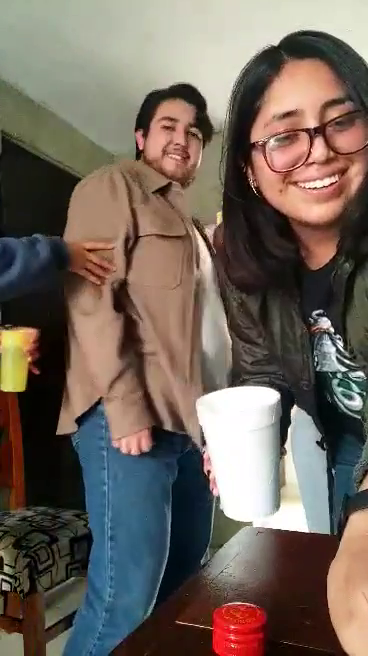
#> input picture frame 79 of VideoB.mp4, 368 x 656 px, given in place of video3.mp4, which was not available
$ python Prueba4.py
#> lines starting #> are read from the running program, lines starting #| are printed output that depends on the picture; after the words box and inside, x2 and y2 are one past the last pixel; in counts of white or black regions, pixels touching at a corner belong together; pictures that were not available may be replaced by others from this repository, and a replacement may not be noted
#> in main, frame is the input picture: shape (656, 368, 3); mean B, G, R 90.9, 100.4, 112.1
import cv2
import numpy as np


# init part
face_cascade = cv2.CascadeClassifier('../haarcascade_frontalface_default.xml')
eye_cascade = cv2.CascadeClassifier('../haarcascade_eye.xml')
#face_cascade = cv2.CascadeClassifier('C:/Users/HP/OneDrive/Escritorio/8vo Semestre/TMPI/2do Parcial/haarcascade_frontalface_default.xml') #Cargar el archivo de cascada para reconocer la cara
#eye_casade = cv2.CascadeClassifier('C:/Users/HP/OneDrive/Escritorio/8vo Semestre/TMPI/2do Parcial/haarcascade_eye.xml')
detector_params = cv2.SimpleBlobDetector_Params()
detector_params.filterByArea = True
detector_params.maxArea = 1500
detector = cv2.SimpleBlobDetector_create(detector_params)


def detect_faces(img, cascade):
    gray_frame = cv2.cvtColor(img, cv2.COLOR_BGR2GRAY)
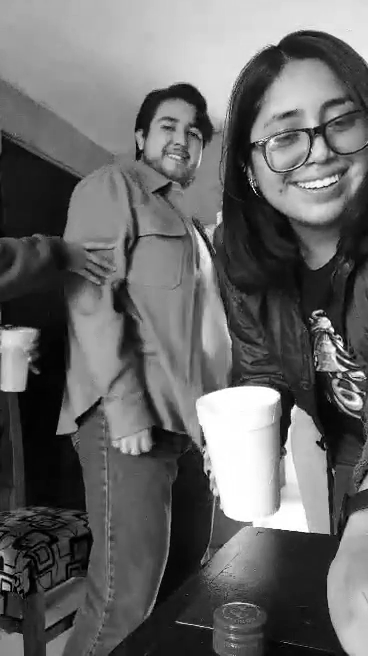
#> gray_frame: shape (656, 368); min 0, max 255, mean 102.8
    coords = cascade.detectMultiScale(gray_frame, 1.3, 5)
#> coords = [[144, 102, 68, 68]]
    if len(coords) > 1:
        biggest = (0, 0, 0, 0)
        for i in coords:
            if i[3] > biggest[3]:
                biggest = i
        biggest = np.array([i], np.int32)
    elif len(coords) == 1:
        biggest = coords
#> biggest = [[144, 102, 68, 68]]
    else:
        return None
    for (x, y, w, h) in biggest:
        frame = img[y:y + h, x:x + w]
#> this loop made 1 pass
#> pass 1, in detect_faces, `frame = img[y:y + h, x:x + w]`:
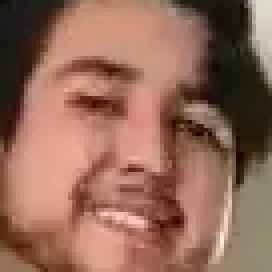
#> frame: shape (68, 68, 3) (shown 4 times larger); mean B, G, R 89.2, 105.7, 147.5
    return frame


#Rango bajo de color rojo
redBajo = np.array([0,100,20], np.uint8)
redBajo1 = np.array([175,100,20], np.uint8)

#Rango alto de color rojo
redAlto = np.array([8, 255, 255], np.uint8)
redAlto1 = np.array([179,255,255], np.uint8)

def detect_eyes(img, cascade):
    gray_frame = cv2.cvtColor(img, cv2.COLOR_BGR2GRAY)
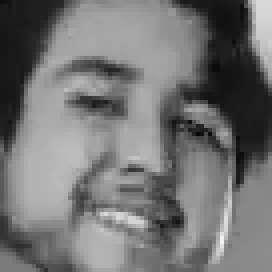
#> gray_frame: shape (68, 68) (shown 4 times larger); min 6, max 242, mean 116.3
    eyes = cascade.detectMultiScale(gray_frame, 1.3, 5)  # detect eyes
#> eyes = ()
    width = np.size(img, 1)  # get face frame width
#> width = 68
    height = np.size(img, 0)  # get face frame height
#> height = 68
    left_eye = None
    right_eye = None
    for (x, y, w, h) in eyes:
        if y > height / 2:
            pass
        eyecenter = x + w / 2  # get the eye center
        if eyecenter < width * 0.5:
            left_eye = img[y:y + h, x:x + w]
        else:
            right_eye = img[y:y + h, x:x + w]

        frameSHV = cv2.cvtColor(img, cv2.COLOR_BGR2HSV)
                #Mascara permite la identificacion de colores
        maskRed = cv2.inRange(frameSHV, redBajo, redAlto)
                #Combinacion de ellos para poder visualizar la imagen normal y la imagen del color
        maskRedvis = cv2.bitwise_and(img, img, mask = maskRed)
                #Muestra la infor generada
        cv2.imshow('maskRedvis', maskRedvis) #Tiempo real
        cv2.imshow('maskRed', maskRed) #El twice
#> this loop made 0 passes
                #cv2.imshow('Video', imagen) #Visualizacion de ambas


    return left_eye, right_eye


def cut_eyebrows(img):
    height, width = img.shape[:2]
    eyebrow_h = int(height / 4)
    img = img[eyebrow_h:height, 0:width]  # cut eyebrows out (15 px)

    return img


def blob_process(img, threshold, detector):
    gray_frame = cv2.cvtColor(img, cv2.COLOR_BGR2GRAY)
    _, img = cv2.threshold(gray_frame, threshold, 255, cv2.THRESH_BINARY)
    img = cv2.erode(img, None, iterations=2)
    img = cv2.dilate(img, None, iterations=4)
    img = cv2.medianBlur(img, 5)
    keypoints = detector.detect(img)
    print(keypoints)
    return keypoints


def nothing(x):
    pass


def main():
    cap = cv2.VideoCapture('../Videos/video3.mp4')
    cv2.namedWindow('image')
    cv2.createTrackbar('threshold', 'image', 0, 255, nothing)
    while True:
        _, frame = cap.read()
        face_frame = detect_faces(frame, face_cascade)
        if face_frame is not None:
            eyes = detect_eyes(face_frame, eye_cascade)
            for eye in eyes:
                if eye is not None:
                    threshold = r = cv2.getTrackbarPos('threshold', 'image')
                    eye = cut_eyebrows(eye)
                    keypoints = blob_process(eye, threshold, detector)
                    eye = cv2.drawKeypoints(eye, keypoints, eye, (0, 0, 255), cv2.DRAW_MATCHES_FLAGS_DRAW_RICH_KEYPOINTS)
        cv2.imshow('image', frame)
        if cv2.waitKey(1) & 0xFF == ord('q'):
#> (key q is pressed here)
            break
    cap.release()
    cv2.destroyAllWindows()


if __name__ == "__main__":
    main()

$ run again, starting later in the video
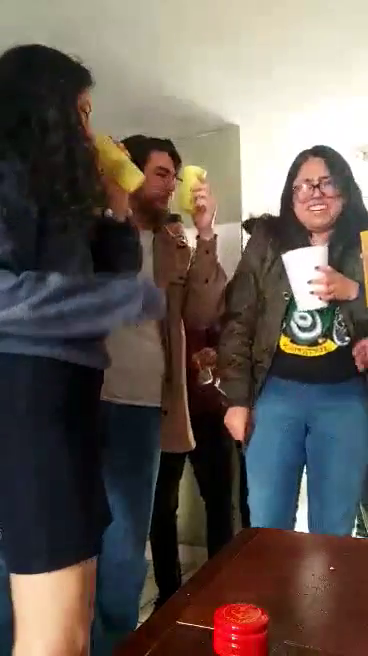
#> input picture frame 635 of VideoB.mp4, 368 x 656 px, given in place of video3.mp4, which was not available
#> in main, frame is the input picture: shape (656, 368, 3); mean B, G, R 82.4, 89.2, 99.3
#> in detect_faces, `gray_frame = cv2.cvtColor(img, cv2.COLOR_BGR2GRAY)`:
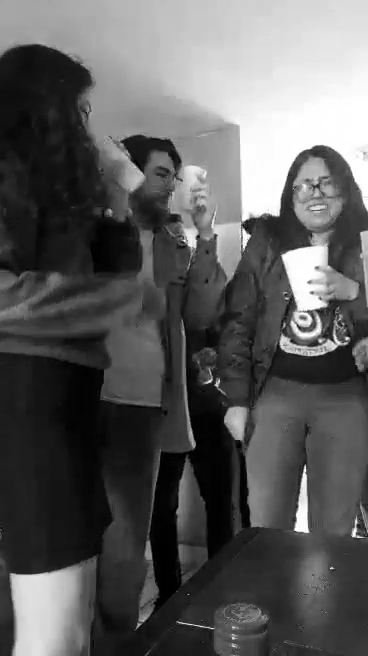
#> gray_frame: shape (656, 368); min 0, max 255, mean 91.4
#> coords = [[287, 159, 64, 64]]
#> the loop in detect_faces, `for (x, y, w, h) in biggest:` made 1 pass
#> in detect_eyes, `gray_frame = cv2.cvtColor(img, cv2.COLOR_BGR2GRAY)`:
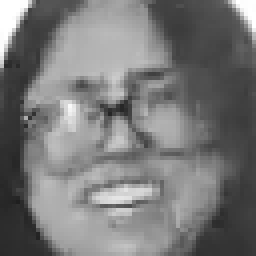
#> gray_frame: shape (64, 64) (shown 4 times larger); min 31, max 255, mean 120.5
#> eyes = ()
#> width = 64
